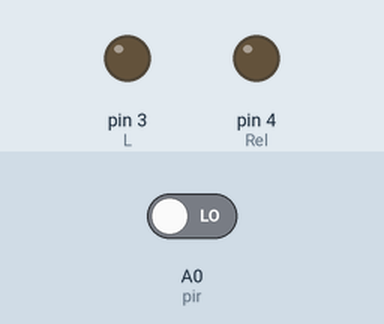
This sketch was run on a simulated Arduino Uno, built with avr-gcc and run on an emulated ATmega328P. Parts: output pins drawn as LEDs (lit = HIGH). The test bench sets the inputs (shaded band); at power-on: A0 (pir) LOW. What the sketch prints to the serial monitor is not drawn.

Above: at 1.2 s.
1.3 s: A0 (pir) driven HIGH
At 2.2 s:
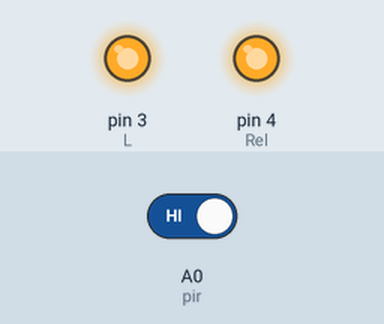
2.8 s: A0 (pir) driven LOW
At 3.4 s:
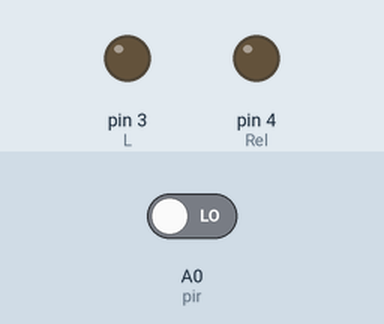
Timing chart, 0 to 5.8 s (numbered marks = the images above; inputs shaded):
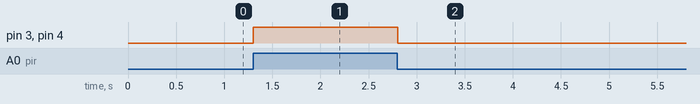

Measured:
- after the input at 1.3 s, pin 3 (L), pin 4 (Rel): LOW → HIGH at once
- after the input at 2.8 s, pin 3 (L), pin 4 (Rel): HIGH → LOW at once

The sketch:

PIRtest.ino
```cpp
const int pir = A0;
const int L= 3;
const int Rel=4;
void setup() {
  // put your setup code here, to run once:
 pinMode(pir,INPUT);
 pinMode(L,OUTPUT);
 pinMode(Rel,OUTPUT);
 Serial.begin(9600);
}

void loop() {
  // put your main code here, to run repeatedly:
  int x=digitalRead(pir);
  if(x==1)
  {digitalWrite(Rel,HIGH);
    digitalWrite(L,HIGH);
}
  else
    {digitalWrite(Rel,LOW);
      digitalWrite(L,LOW);
}

  Serial.println(x);
}
```
